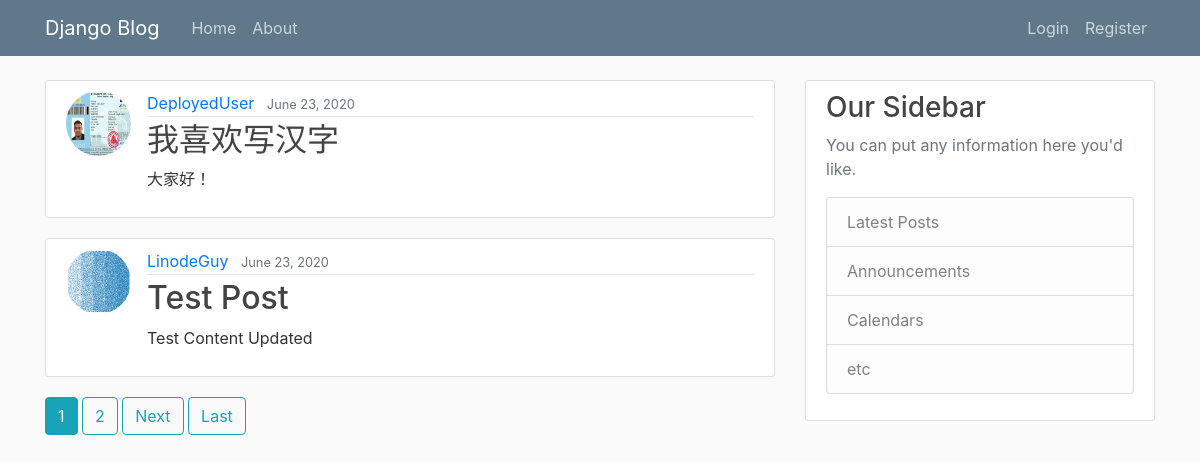
The page / on the database its author committed.
### blog/models.py (models this page shows, shortened)
class Post(models.Model):
    title = models.CharField(max_length=100)
    content = models.TextField()
    date_posted = models.DateTimeField(default=timezone.now)
    author = models.ForeignKey(User, on_delete=models.CASCADE)

### users/models.py (models this page shows, shortened)
class Profile(models.Model):
    user = models.OneToOneField(User, on_delete=models.CASCADE)
    image = models.ImageField(default='default.jpg', upload_to='profiles_pics')

### blog/views.py (the view)
# urls.py: path('', PostListView.as_view(), name='blog-home'),
class PostListView(ListView):
    model = Post
    template_name = 'blog/home.html'
    context_object_name = 'posts'
    ordering = ['-date_posted']
    paginate_by = 2

### blog/templates/blog/home.html (shortened to what this page needs)
{% extends "blog/base.html" %}
{% block content %}
    {% for post in posts %}
    <article class="media content-section">
      <img class ="rounded-circle article-img" src="{{post.author.profile.image.url}}">
      <div class="media-body">
        <div class="article-metadata">
          <a class="mr-2" href="{% url 'user-posts' post.author.username %}">{{ post.author }}</a>
          <small class="text-muted">{{ post.date_posted|date:"F d, Y" }}</small>
        </div>
        <h2><a class="article-title" href="{% url 'post-detail' post.id %}">{{ post.title }}</a></h2>
        <p class="article-content">{{ post.content }}</p>
      </div>
    </article>
    {% endfor %}
    {% if is_paginated %}
      {% for num in page_obj.paginator.page_range %}
        {% if page_obj.number == num %}
          <a class="btn btn-info mb-4" href="?page={{num}}">{{ num }}</a>
        {% elif num > page_obj.number|add:'-2' and num < page_obj.number|add:'2' %}
          <a class="btn btn-outline-info mb-4" href="?page={{num}}">{{ num }}</a>
        {% endif %}
      {% endfor %}
      {% if page_obj.has_next %}
      <a class="btn btn-outline-info mb-4" href="?page={{page_obj.next_page_number}}">Next</a>
      <a class="btn btn-outline-info mb-4" href="?page={{page_obj.paginator.num_pages}}">Last</a>
      {% endif %}
    {% endif %}
{% endblock content %}

### blog/static/blog/main.css (style rules this page uses)
body { background: #fafafa; color: #333333; margin-top: 5rem; }
h1, h2, h3, h4, h5, h6 { color: #444444; }
.content-section { background: #ffffff; padding: 10px 20px; border: 1px solid #dddddd; border-radius: 3px; margin-bottom: 20px; }
.article-title { color: #444444; }
.article-content { white-space: pre-line; }
.article-img { height: 65px; width: 65px; margin-right: 16px; }
.article-metadata { padding-bottom: 1px; margin-bottom: 4px; border-bottom: 1px solid #e3e3e3 }

### rows shown on the page
Post: author.profile.image (picture), author "DeployedUser", date_posted "June 23, 2020", title "我喜欢写汉字", content "大家好！"
Post: author.profile.image (picture), author "LinodeGuy", date_posted "June 23, 2020", title "Test Post", content "Test Content Updated"

### other values the page prints
{{ num }} "1"
{{ num }} "2"
